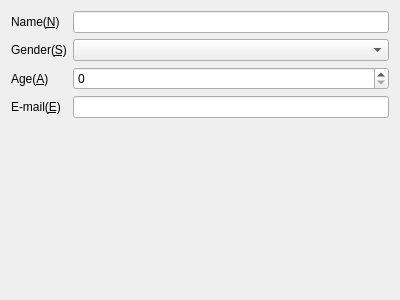
<?xml version="1.0" encoding="UTF-8"?>
<ui version="4.0">
 <class>MyFormLayout</class>
 <widget class="QDialog" name="MyFormLayout">
  <property name="geometry">
   <rect>
    <x>0</x>
    <y>0</y>
    <width>400</width>
    <height>300</height>
   </rect>
  </property>
  <property name="windowTitle">
   <string>MyFormLayout</string>
  </property>
  <layout class="QVBoxLayout" name="verticalLayout">
   <item>
    <layout class="QFormLayout" name="formLayout">
     <item row="0" column="0">
      <widget class="QLabel" name="nameLabel">
       <property name="text">
        <string>Name(&amp;N)</string>
       </property>
       <property name="buddy">
        <cstring>nameLineEdit</cstring>
       </property>
      </widget>
     </item>
     <item row="0" column="1">
      <widget class="QLineEdit" name="nameLineEdit"/>
     </item>
     <item row="1" column="0">
      <widget class="QLabel" name="genderLabel">
       <property name="text">
        <string>Gender(&amp;S)</string>
       </property>
       <property name="buddy">
        <cstring>genderComboBox</cstring>
       </property>
      </widget>
     </item>
     <item row="1" column="1">
      <widget class="QComboBox" name="genderComboBox"/>
     </item>
     <item row="2" column="0">
      <widget class="QLabel" name="ageLabel">
       <property name="text">
        <string>Age(&amp;A)</string>
       </property>
       <property name="buddy">
        <cstring>ageSpinBox</cstring>
       </property>
      </widget>
     </item>
     <item row="2" column="1">
      <widget class="QSpinBox" name="ageSpinBox"/>
     </item>
     <item row="3" column="0">
      <widget class="QLabel" name="mailLabel">
       <property name="text">
        <string>E-mail(&amp;E)</string>
       </property>
       <property name="buddy">
        <cstring>mailLineEdit</cstring>
       </property>
      </widget>
     </item>
     <item row="3" column="1">
      <widget class="QLineEdit" name="mailLineEdit"/>
     </item>
    </layout>
   </item>
  </layout>
 </widget>
 <layoutdefault spacing="6" margin="11"/>
 <resources/>
 <connections/>
</ui>
